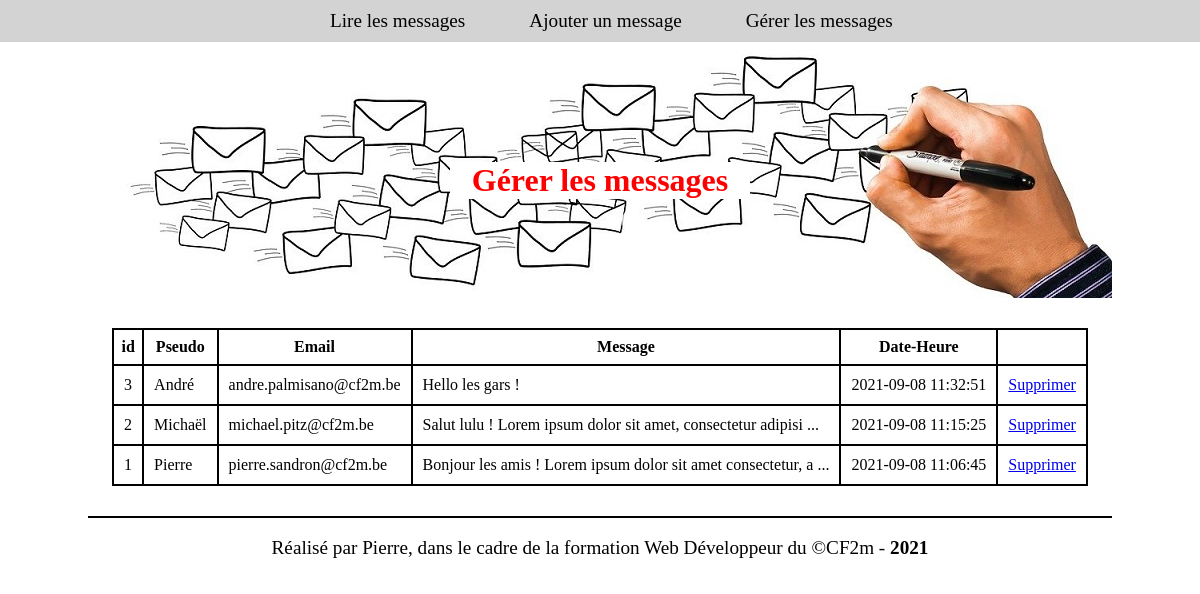
The app's page /livredorPierre/gestion.php with its own data.
### tables this page shows
CREATE TABLE IF NOT EXISTS `messages` (
  `id` smallint(5) UNSIGNED NOT NULL AUTO_INCREMENT,
  `pseudo` varchar(30) NOT NULL,
  `email` varchar(50) NOT NULL,
  `msg` varchar(1000) NOT NULL,
  `date_msg` datetime NOT NULL ON UPDATE CURRENT_TIMESTAMP,
  PRIMARY KEY (`id`)
);

### livredorPierre/functions.php (called while the page is built, shortened)
<?php
function cuteText(String $text, Int $length=255): String{
    if(strlen($text)>$length){
        return substr($text,0,$length). " ...";
    }else{
        return $text;
    }
}

### livredorPierre/gestion.php (the view, shortened to what this page needs)
<?php
require "functions.php";
$connectDB = @mysqli_connect(DB_HOST, DB_USER, DB_PWD, DB_NAME, DB_PORT);
mysqli_set_charset($connectDB,DB_CHARSET);
$sql = "SELECT *
FROM messages
ORDER BY date_msg DESC;";
$requestDB = mysqli_query($connectDB, $sql) or die("Problème lors de la requête de sélection des messages: " . mysqli_error($connectDB));
$nbMessage = mysqli_num_rows($requestDB);
if($nbMessage){
    $messages = mysqli_fetch_all($requestDB,MYSQLI_ASSOC);
}
?>
<!DOCTYPE html>
<html>
    <head>
        <link type="text/css" rel="stylesheet" href="livre.css" />
    </head>
    <body>
        <nav>
            <?php
            include "menu.php";
            ?>
        </nav>
        <header>
            <h1>Gérer les messages</h1>
        </header>
        <main>
            <table class="admin">
                <tr>
                    <th>id</th>
                    <th>Pseudo</th>
                    <th>Email</th>
                    <th>Message</th>
                    <th>Date-Heure</th>
                    <th></th>
                </tr>
                <?php
                if($nbMessage):
                    foreach($messages as $item):
                ?>
                <tr>
                    <td><?=$item['id']?></td>
                    <td><?=$item['pseudo']?></td>
                    <td><?=$item['email']?></td>
                    <td><?php
                    echo cuteText($item['msg'],60);
                    ?></td>
                    <td><?=$item['date_msg']?></td>
                    <td><a href="suppression.php?idmessage=<?=$item['id']?>">Supprimer</a></td>
                </tr>
                <?php
                    endforeach;
                else:
                ?>
                <tr>
                    <td colspan=6>Pas encore de message</td>
                </tr>
                <?php
                endif;
                ?>
            </table>
        </main>
        <footer>
            <?php include "footer.php" ?>
        </footer>
    </body>
</html>

### livredorPierre/livre.css (style rules this page uses)
body { margin:0; }
nav { position: sticky; top: 0px; background-color: lightgrey; }
header { background-image: url("images/banniere.jpg"); background-repeat: no-repeat; width: 1024px; height: 256px; margin: 0 auto; }
header h1 { position: relative; top:120px; z-index: 5; color: red; text-align: center; background-color: white; width:300px; margin: 0 auto; }
main { width: 1024px; margin: 0 auto; }
.admin, .admin tr, .admin th, .admin td { border: 2px solid #000000; border-collapse: collapse; }
.admin { margin: 30px auto; }
.admin th { height: 2em; }
.admin td { padding:10px; }
footer { width: 1024px; margin: 0 auto; height: 3em; border-top: 2px solid black; }

### records on screen
messages: id "3", pseudo "André", email "andre.palmisano@cf2m.be", msg "Hello les gars !", date_msg "2021-09-08 11:32:51"
messages: id "2", pseudo "Michaël", email "michael.pitz@cf2m.be", msg "Salut lulu ! Lorem ipsum dolor sit amet, consectetur adipisi ...", date_msg "2021-09-08 11:15:25"
messages: id "1", pseudo "Pierre", email "pierre.sandron@cf2m.be", msg "Bonjour les amis ! Lorem ipsum dolor sit amet consectetur, a ...", date_msg "2021-09-08 11:06:45"
